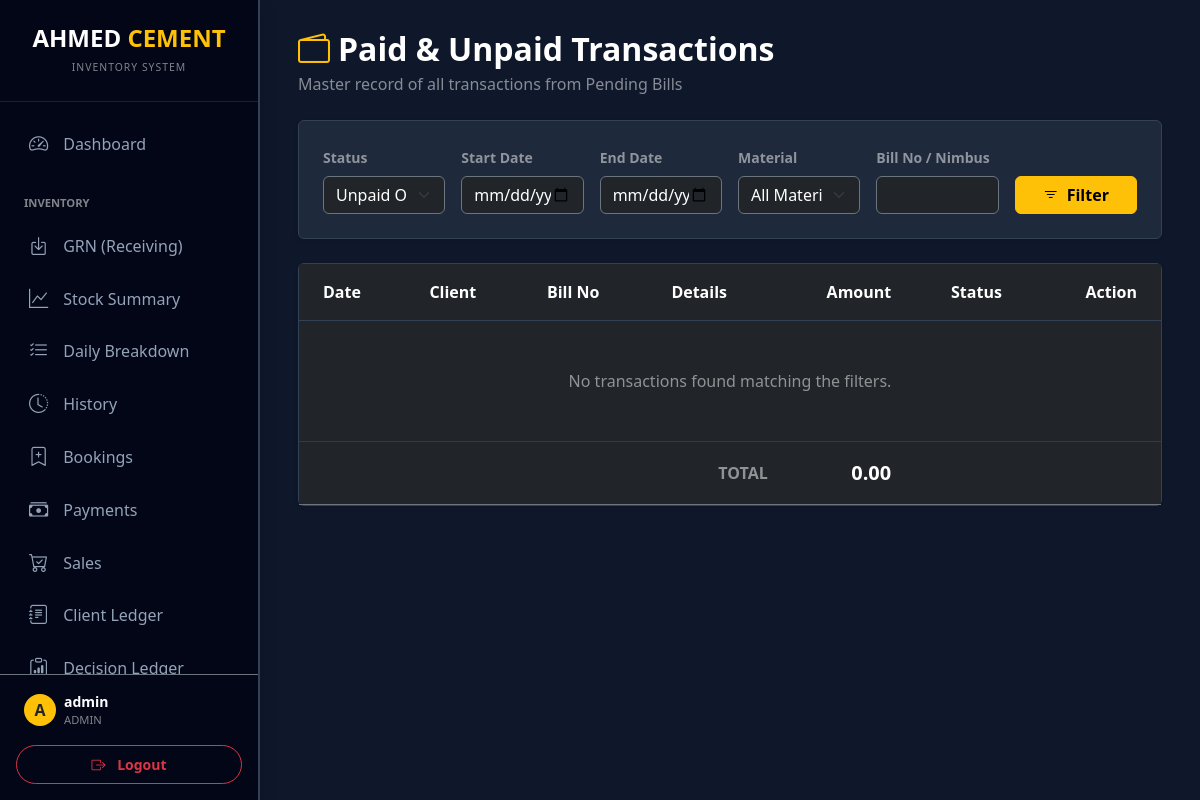
The page /unpaid_transactions (signed in) on the database its author committed.
### models.py (models this page shows)
class User(UserMixin, db.Model):
    id = db.Column(db.Integer, primary_key=True)
    username = db.Column(db.String(80), unique=True, nullable=False)
    password_hash = db.Column(db.String(200))
    role = db.Column(db.String(20), default='user')  # 'admin' or 'user'
    can_view_stock = db.Column(db.Boolean, default=True)
    can_view_daily = db.Column(db.Boolean, default=True)
    can_view_history = db.Column(db.Boolean, default=True)
    can_import_export = db.Column(db.Boolean, default=False)
    can_manage_directory = db.Column(db.Boolean, default=False)
    restrict_backdated_edit = db.Column(db.Boolean, default=False)

### main.py (the view)
@app.route('/unpaid_transactions')
@login_required
def unpaid_transactions_page():
    start_date = request.args.get('start_date')
    end_date = request.args.get('end_date')
    material = request.args.get('material')
    bill_no = request.args.get('bill_no')
    status = request.args.get('status', 'unpaid')
    query = PendingBill.query.filter(PendingBill.is_void == False)
    if start_date:
        query = query.filter(PendingBill.created_at >= start_date)
    if end_date:
        query = query.filter(PendingBill.created_at <= f"{end_date} 23:59:59")
    if material:
        query = query.filter(PendingBill.reason.ilike(f'%{material}%'))
    if bill_no:
        query = query.filter((PendingBill.bill_no.ilike(f'%{bill_no}%')) | (PendingBill.nimbus_no.ilike(f'%{bill_no}%')))
    if status == 'paid':
        query = query.filter(PendingBill.is_paid == True)
    elif status == 'unpaid':
        query = query.filter(PendingBill.is_paid == False)
    query = query.filter(or_(PendingBill.amount > 0, PendingBill.is_paid == True))
    transactions = query.order_by(PendingBill.id.desc()).all()
    materials = Material.query.all()
    return render_template('unpaid_transactions.html',
                           transactions=transactions,
                           materials=materials,
                           filters={
                               'start_date': start_date,
                               'end_date': end_date,
                               'material': material,
                               'bill_no': bill_no,
                               'status': status
                           })

### templates/unpaid_transactions.html (shortened to what this page needs)
{% extends "layout.html" %}
{% block content %}
<div class="row mb-4 align-items-center">
    <div class="col">
        <h2 class="fw-bold text-white mb-1"><i class="bi bi-wallet2 text-warning me-2"></i>Paid & Unpaid Transactions</h2>
        <p class="text-white-50 mb-0">Master record of all transactions from Pending Bills</p>
    </div>
</div>
<div class="card bg-slate-800 border-slate-700 shadow-sm mb-4">
    <div class="card-body p-4">
        <form method="GET" class="row g-3">
            <div class="col-md-2">
                <label class="form-label text-white-50 small fw-bold">Status</label>
                <select name="status" class="form-select bg-dark text-white border-secondary">
                    <option value="unpaid" {% if filters.status == 'unpaid' %}selected{% endif %}>Unpaid Only</option>
                </select>
            </div>
            <div class="col-md-2">
                <label class="form-label text-white-50 small fw-bold">Start Date</label>
                <input type="date" name="start_date" class="form-control bg-dark text-white border-secondary datepicker" value="{{ filters.start_date or '' }}">
            </div>
            <div class="col-md-2">
                <label class="form-label text-white-50 small fw-bold">End Date</label>
                <input type="date" name="end_date" class="form-control bg-dark text-white border-secondary datepicker" value="{{ filters.end_date or '' }}">
            </div>
            <div class="col-md-2">
                <label class="form-label text-white-50 small fw-bold">Material</label>
                <select name="material" class="form-select bg-dark text-white border-secondary">
                    <option value="">All Materials</option>
                </select>
            </div>
            <div class="col-md-2">
                <label class="form-label text-white-50 small fw-bold">Bill No / Nimbus</label>
                <input type="text" name="bill_no" class="form-control bg-dark text-white border-secondary" placeholder="Search bill..." value="{{ filters.bill_no or '' }}">
            </div>
            <div class="col-md-2 d-flex align-items-end">
                <button type="submit" class="btn btn-warning w-100 fw-bold">
                    <i class="bi bi-filter me-2"></i>Filter
                </button>
            </div>
        </form>
    </div>
</div>
<div class="card bg-slate-800 border-slate-700 shadow-sm">
    <div class="table-responsive">
        <table class="table table-dark table-hover mb-0">
            <thead class="bg-slate-900">
                <tr>
                    <th class="border-slate-700 px-4 py-3">Date</th>
                    <th class="border-slate-700 px-4 py-3">Client</th>
                    <th class="border-slate-700 px-4 py-3">Bill No</th>
                    <th class="border-slate-700 px-4 py-3">Details</th>
                    <th class="border-slate-700 px-4 py-3 text-end">Amount</th>
                    <th class="border-slate-700 px-4 py-3 text-center">Status</th>
                    <th class="border-slate-700 px-4 py-3 text-end">Action</th>
                </tr>
            </thead>
            <tbody>
                {% for t in transactions %}
                <tr>
                    <td class="px-4 border-slate-700 py-3">{{ t.created_at }}</td>
                    <td class="px-4 border-slate-700 py-3">
                        <div class="fw-bold">{{ t.client_name }}</div>
                        <small class="text-white-50">{{ t.client_code }}</small>
                    </td>
                    <td class="px-4 border-slate-700 py-3">
                        <div class="fw-bold">
                            <a href="{{ url_for('view_bill', bill_no=t.bill_no|replace('#', '%23')) }}" class="text-warning text-decoration-none">{{ t.bill_no }}</a>
                        </div>
                        {% if t.nimbus_no %}<small class="text-white-50">N: {{ t.nimbus_no }}</small>{% endif %}
                    </td>
                    <td class="px-4 border-slate-700 py-3">{{ t.reason }}</td>
                    <td class="px-4 border-slate-700 py-3 text-end fw-bold">{{ "%.2f"|format(t.amount) }}</td>
                    <td class="px-4 border-slate-700 py-3 text-center">
                        {% if t.is_paid %}
                            <span class="badge bg-success-subtle text-success border border-success border-opacity-25 px-3 py-2 rounded-pill">PAID</span>
                        {% else %}
                            <span class="badge bg-danger-subtle text-danger border border-danger border-opacity-25 px-3 py-2 rounded-pill">UNPAID</span>
                        {% endif %}
                    </td>
                    <td class="px-4 border-slate-700 py-3 text-end">
                        {% if not t.is_paid %}
                        <button class="btn btn-sm btn-success fw-bold rounded-pill shadow-sm" data-bs-toggle="modal" data-bs-target="#receivePayModal{{ t.id }}">
                            <i class="bi bi-cash-stack me-1"></i> Receive
                        </button>
                        <div class="modal fade" id="receivePayModal{{ t.id }}" tabindex="-1">
                            <div class="modal-dialog modal-dialog-centered">
                                <form action="/add_payment" method="POST" class="modal-content border-secondary" style="background: #1e293b;">
                                    <div class="modal-header border-0">
                                        <h5 class="text-warning fw-bold">Receive Payment</h5>
                                        <button type="button" class="btn-close btn-close-white" data-bs-dismiss="modal"></button>
                                    </div>
                                    <div class="modal-body text-start">
                                        <div class="mb-3">
                                            <label class="text-white-50 small fw-bold">Client</label>
                                            <input type="text" name="client_name" value="{{ t.client_name }}" class="form-control bg-dark text-white border-secondary" readonly>
                                        </div>
                                        <div class="mb-3">
                                            <label class="text-white-50 small fw-bold">Bill No</label>
                                            <input type="text" name="manual_bill_no" value="{{ t.bill_no }}" class="form-control bg-dark text-white border-secondary" readonly>
                                        </div>
                                        <div class="mb-3">
                                            <label class="text-white-50 small fw-bold">Amount to Receive</label>
                                            <input type="number" step="0.01" name="amount" value="{{ t.amount }}" class="form-control bg-dark text-white border-secondary fw-bold text-success" required>
                                        </div>
                                        <div class="mb-3">
                                            <label class="text-white-50 small fw-bold">Method</label>
                                            <select name="method" class="form-select bg-dark text-white border-secondary">
                                                <option value="Cash">Cash</option>
                                                <option value="Bank">Bank Transfer</option>
                                                <option value="Check">Check</option>
                                            </select>
                                        </div>
                                    </div>
                                    <div class="modal-footer border-0">
                                        <button type="submit" class="btn btn-success w-100 fw-bold rounded-pill">Confirm Payment</button>
                                    </div>
                                </form>
                            </div>
                        </div>
                        {% else %}
                        <span class="text-white-50 small"><i class="bi bi-check2-all text-success fs-5"></i></span>
                        {% endif %}
                    </td>
                </tr>
                {% else %}
                <tr>
                    <td colspan="7" class="text-center py-5 text-white-50">No transactions found matching the filters.</td>
                </tr>
                {% endfor %}
            </tbody>
            <tfoot class="bg-slate-900 border-top border-secondary">
                <tr>
                    <td colspan="4" class="text-end py-3 fw-bold text-white-50">TOTAL</td>
                    <td class="px-4 py-3 text-end fw-bold text-white fs-5">
                        {% set total_amount = transactions|sum(attribute='amount') %}
                        {{ "%.2f"|format(total_amount) }}
                    </td>
                    <td colspan="2"></td>
                </tr>
            </tfoot>
        </table>
    </div>
</div>
{% endblock %}

### templates/layout.html (shortened to what this page needs)
<!DOCTYPE html>
<html lang="en">
<head>
    <link href="https://cdn.jsdelivr.net/npm/bootstrap@5.3.0/dist/css/bootstrap.min.css" rel="stylesheet">
    <link rel="stylesheet" href="https://cdn.jsdelivr.net/npm/bootstrap-icons@1.10.0/font/bootstrap-icons.css">
    <link rel="stylesheet" href="https://cdn.jsdelivr.net/npm/flatpickr/dist/flatpickr.min.css">
    <link rel="stylesheet" href="https://cdn.jsdelivr.net/npm/flatpickr/dist/themes/dark.css">
</head>
<body>
{% if current_user.is_authenticated %}
    <div class="sidebar shadow" id="sidebar">
        <div class="p-4 text-center border-bottom border-secondary border-opacity-25">
            <h4 class="fw-bold text-white mb-0">AHMED <span class="text-warning">CEMENT</span></h4>
            <small class="text-white-50 text-uppercase" style="font-size: 0.65rem; letter-spacing: 1px;">Inventory System</small>
        </div>
        <div class="sidebar-nav-container">
            <nav class="py-3">
                <a href="/" class="nav-link {{ 'active' if request.path == '/' }}" onclick="closeSidebar()">
                    <i class="bi bi-speedometer2"></i> Dashboard
                </a>
                <div class="text-white-50 small fw-bold px-4 mt-4 mb-2 text-uppercase" style="font-size: 0.7rem;">Inventory</div>
                {% if current_user.can_view_stock or current_user.role == 'admin' %}
                <a href="/grn" class="nav-link {{ 'active' if request.path == '/grn' }}" onclick="closeSidebar()">
                    <i class="bi bi-box-arrow-in-down"></i> GRN (Receiving)
                </a>
                <a href="/stock_summary" class="nav-link {{ 'active' if request.path == '/stock_summary' }}" onclick="closeSidebar()">
                    <i class="bi bi-graph-up"></i> Stock Summary
                </a>
                {% endif %}
                {% if current_user.can_view_daily or current_user.role == 'admin' %}
                <a href="/daily_transactions" class="nav-link {{ 'active' if request.path == '/daily_transactions' }}" onclick="closeSidebar()">
                    <i class="bi bi-list-check"></i> Daily Breakdown
                </a>
                {% endif %}
                {% if current_user.can_view_history or current_user.role == 'admin' %}
                <a href="/tracking" class="nav-link {{ 'active' if request.path == '/tracking' }}" onclick="closeSidebar()">
                    <i class="bi bi-clock-history"></i> History
                </a>
                <a href="/bookings" class="nav-link {{ 'active' if request.path == '/bookings' }}" onclick="closeSidebar()">
                    <i class="bi bi-bookmark-plus"></i> Bookings
                </a>
                <a href="/payments" class="nav-link {{ 'active' if request.path == '/payments' }}" onclick="closeSidebar()">
                    <i class="bi bi-cash-stack"></i> Payments
                </a>
                <a href="/direct_sales" class="nav-link {{ 'active' if request.path == '/direct_sales' }}" onclick="closeSidebar()">
                    <i class="bi bi-cart-check"></i> Sales
                </a>
                <a href="/clients" class="nav-link {{ 'active' if request.path.startswith('/ledger') or request.path == '/clients' }}" onclick="closeSidebar()">
                    <i class="bi bi-journal-text"></i> Client Ledger
                </a>
                <a href="/decision_ledger" class="nav-link {{ 'active' if request.path == '/decision_ledger' }}" onclick="closeSidebar()">
                    <i class="bi bi-clipboard-data"></i> Decision Ledger
                </a>
                {% endif %}
            </nav>
        </div>
        <div class="p-3 border-top border-secondary">
            <div class="d-flex align-items-center mb-3 px-2">
                <div class="bg-warning rounded-circle me-2 d-flex align-items-center justify-content-center text-dark fw-bold" style="width: 32px; height: 32px; flex-shrink: 0;">
                    {{ current_user.username[0]|upper }}
                </div>
                <div class="overflow-hidden">
                    <div class="text-white fw-bold small text-truncate">{{ current_user.username }}</div>
                    <div class="text-white-50 x-small" style="font-size: 0.7rem;">{{ current_user.role|upper }}</div>
                </div>
            </div>
            <a href="/logout" class="btn btn-outline-danger w-100 btn-sm fw-bold py-2 rounded-pill">
                <i class="bi bi-box-arrow-right me-2"></i> Logout
            </a>
        </div>
    </div>
{% endif %}
<div class="main-content {{ 'ms-0' if not current_user.is_authenticated }}">
    <div class="container-fluid px-0 px-sm-2">
        {% block content %}{% endblock %}
    </div>
</div>
</body>
</html>

### rows shown on the page
User: username "A", username "admin", role "ADMIN"

### other values the page prints
{{ "%.2f"|format(total_amount) }} "0.00"
